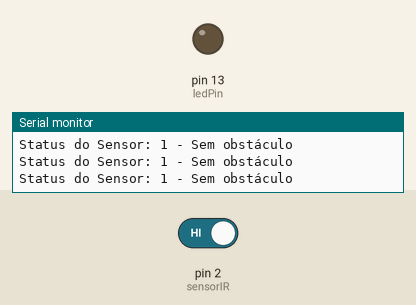
This sketch was run on a simulated Arduino Uno, built with avr-gcc and run on an emulated ATmega328P. Parts: output pins drawn as LEDs (lit = HIGH), the last lines printed to the serial monitor. Inputs (shaded band) come from the test bench; at power-on: pin 2 (sensorIR) HIGH.

Above: at 1.2 s.
1.3 s: pin 2 (sensorIR) driven LOW
At 2.3 s:
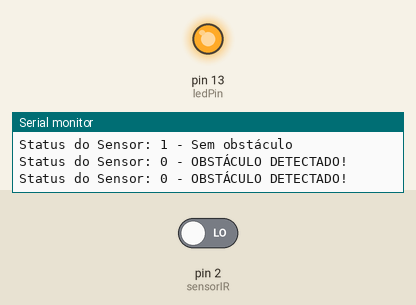
3.1 s: pin 2 (sensorIR) driven HIGH
At 3.5 s:
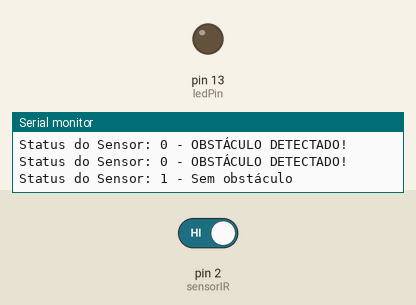
Timing chart, 0 to 6.1 s (numbered marks = the images above; inputs shaded):
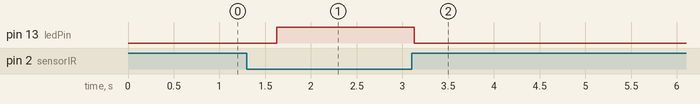

The sketch:

testeIR.ino
```cpp
// Teste de Sensor IR - Sensor de Obstáculo/Reflexivo
const int sensorIR = 2;    // Pino digital do sensor IR
const int ledPin = 13;     // LED interno do Arduino

void setup() {
  Serial.begin(9600);      // Inicia comunicação serial
  pinMode(sensorIR, INPUT); // Configura sensor como entrada
  pinMode(ledPin, OUTPUT);  // Configura LED como saída

  Serial.println("=== TESTE DE SENSOR IR ===");
  Serial.println("Esperando leitura do sensor...");
  Serial.println("Valor 0 = Obstáculo detectado");
  Serial.println("Valor 1 = Sem obstáculo");
  Serial.println("---------------------------");
}

void loop() {
  int leitura = digitalRead(sensorIR); // Lê o sensor

  // Mostra resultado no monitor serial
  Serial.print("Status do Sensor: ");
  Serial.print(leitura);

  if (leitura == 0) {
    Serial.println(" - OBSTÁCULO DETECTADO!");
    digitalWrite(ledPin, HIGH); // Acende LED
  } else {
    Serial.println(" - Sem obstáculo");
    digitalWrite(ledPin, LOW);  // Apaga LED
  }

  delay(500); // Aguarda 0.5 segundos entre leituras
}
```

Measured:
- after the input at 1.3 s, pin 13 (ledPin): LOW → HIGH after 0.33 s
- after the input at 3.1 s, pin 13 (ledPin): HIGH → LOW at once
